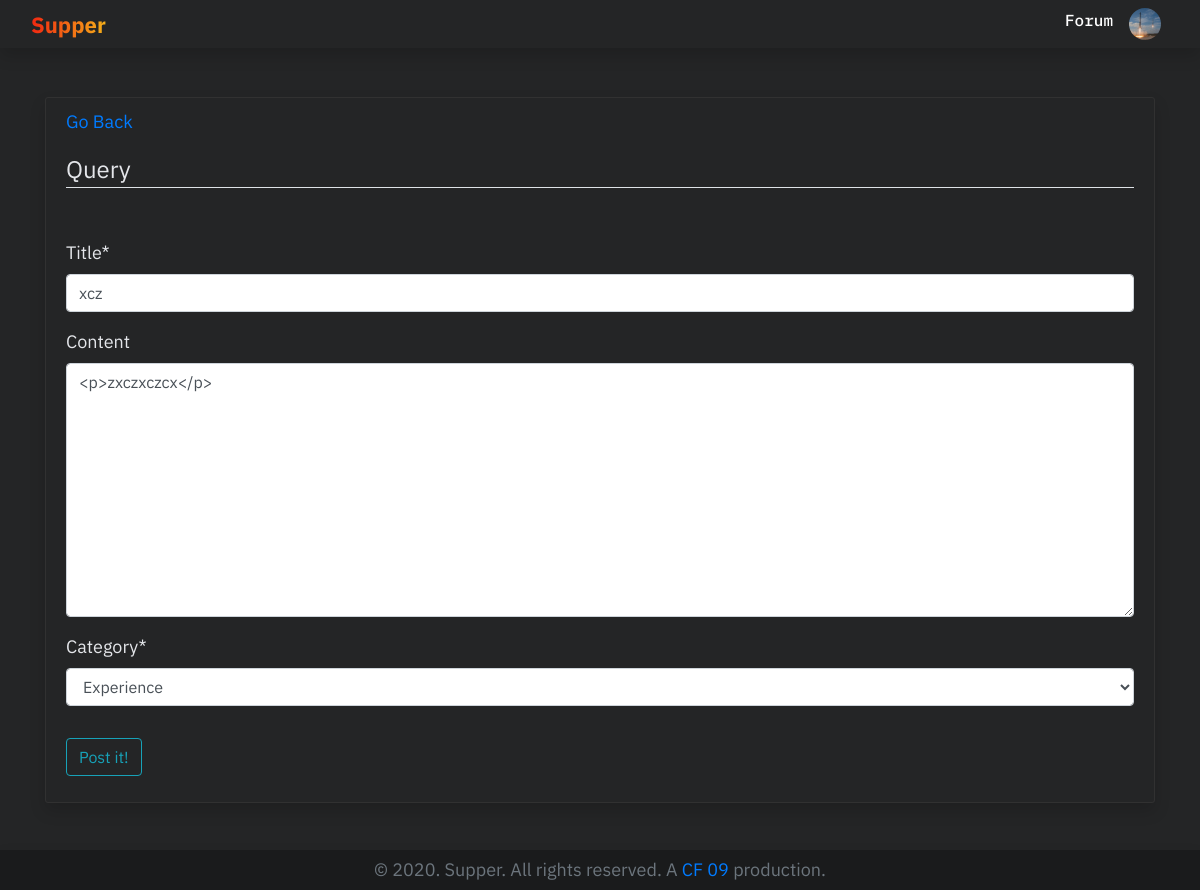
The app's page /forum/query/xcz/update/ (signed in) with its own data.
### users/models.py (models this page shows, shortened)
class Profile(models.Model):
    user = models.OneToOneField(User, on_delete=models.CASCADE)
    image = models.ImageField(null=True,
                              blank=True,
                              default='default.jpg',
                              upload_to='profile_pics/',
                              validators=[validate_image_file_extension])
    about = models.CharField(null=True, blank=True, max_length=200)
    points = models.IntegerField(default=0)
    followers = models.ManyToManyField(User,
                                       default=None,
                                       blank=True,
                                       related_name="profile_followers")
    slug = models.SlugField(null=True, unique=True, max_length=256)

### forum/models.py (models this page shows, shortened)
class Query(models.Model):
    CATEGORY = [('Experience', 'Experience'),
                ('Post Covid Issues', 'Post Covid Issues'),
                ('Mental Health', 'Mental Health'),
                ('Physical Health', 'Physical Health')]
    title = models.CharField(max_length=240)
    user = models.ForeignKey(get_user_model(),
                             null=True,
                             on_delete=models.SET_NULL)
    content = RichTextField(null=True, blank=True)
    likes = models.ManyToManyField(User,
                                   default=None,
                                   blank=True,
                                   related_name="query_likes")
    category = models.CharField(
        max_length=30, choices=CATEGORY, default='Experience')
    created = models.DateTimeField(auto_now_add=True)
    last_modified = models.DateTimeField(auto_now=True)
    slug = models.SlugField(null=True, unique=True, max_length=256)

### forum/views.py (the view, shortened to what this page needs)
class QueryUpdateView(LoginRequiredMixin, UserPassesTestMixin, PageTitleMixin,
                      generic.UpdateView):
    model = Query
    fields = ['title', 'content', 'category']
    title = 'Edit Query'
    def test_func(self):
        query = self.get_object()
        if self.request.user == query.user:
            return True

### support/mixins.py (called while the page is built)
    def get_page_title(self, context):
        return getattr(self, "title", "Default Page Title")

    def get_context_data(self, **kwargs):
        context = super().get_context_data(**kwargs)
        context["title"] = self.get_page_title(context)
        return context

### forum/templates/forum/query_form.html (shortened to what this page needs)
{% extends "forum/base.html" %}
{% load crispy_forms_tags %}
{% block content %}
<div class="content-section shadow">
    <p><a href="{%url 'forum:list'%}">Go Back</a></p>
    <form method="POST" autocomplete="off" enctype="multipart/form-data">
        <fieldset class="form-group">
            <legend class="border-bottom mb-4">Query</legend>
            <br>
            {{ form|crispy }}
        </fieldset>
        <div class="form-group">
            <button class="btn btn-outline-info" type="submit">Post it!</button>
        </div>
    </form>
</div>
{% endblock content %}

### forum/templates/forum/base.html (shortened to what this page needs)
{%load static%}
<!DOCTYPE html>
<html lang="en">
<head>
    <link rel="stylesheet" href="https://cdn.jsdelivr.net/gh/konpa/devicon@master/devicon.min.css" />
    <link rel="stylesheet" href="https://cdnjs.cloudflare.com/ajax/libs/font-awesome/4.7.0/css/font-awesome.min.css" />
    <link rel="stylesheet" href="https://stackpath.bootstrapcdn.com/bootstrap/4.5.0/css/bootstrap.min.css"
 />
    <link rel="stylesheet" type="text/css" href="{%static 'forum/style.css'%}" />
</head>
<body>
    <header class="site-header">
        <nav class="navbar navbar-expand-lg py-0 navbar-dark fixed-top shadow the-blur">
            <div class="container-fluid">
                <a class="navbar-brand mr-3" style="
              font-weight: bolder;
              font-size: 22px;
              background: linear-gradient(to right, #f12711, #f5af19);
              -webkit-background-clip: text;
              background-clip: text;
              -webkit-text-fill-color: transparent;
            " href="{%url 'forum:home'%}">Supper</a>
                <div class="collapse navbar-collapse" id="navbarToggle">
                    <div class="collapse navbar-collapse" id="navbarToggle">
                        <ul class="navbar-nav ml-auto">
                            <li class="nav-item">
                                <a class="nav-link" href="{%url 'forum:list'%}">Forum</a>
                            </li>
                            <li class="nav-item dropdown">
                                {%if user.is_authenticated%}
                                <a class="nav-link" href="#" id="navbarDropdown" role="button" data-toggle="dropdown">
                                    <img class="rounded-circle profile-img img-fluid" src="{{user.profile.image.url }}"
                                        alt="Profile Picture" />
                                </a>
                                    {%else%}
                                    <a class="nav-link" href="{%url 'login'%}">Login 🚀</a>
                                    {%endif%}
                            </li>
                        </ul>
                    </div>
                </div>
            </div>
        </nav>
    </header>
    <div role="main" class="container">
        <div class="row">
            <div class="col-md-12">
                 {% block content %}{% endblock %}
            </div>
        </div>
    </div>
    <br>
    <footer class="footer shadow">
        <div class="container">
            <center> <span class="text-muted">&#169;
                    2020. Supper. All rights reserved. A
                    <a target="_blank" href="https://github.com/arthtyagi/comfest-20" rel="noopener">CF 09</a>
                    production. </span>
            </center>
        </div>
    </footer>
</body>
</html>

### forum/static/forum/style.css (style rules this page uses)
html { position: relative; min-height: 100%; }
body { background: rgb(36, 37, 38); font-weight: 400; font-size: 18px; color: rgb(228, 230, 234); margin-top: 2.5rem; margin-bottom: 2.5rem; overflow-y: scroll; font-family: "IBM Plex Sans", sans-serif; padding-top: 30px; word-wrap: break-word; }
ul { margin: 0; word-wrap: break-word; }
.site-header .navbar-nav .nav-link { color: #ffffff; font-family: "IBM Plex Mono", monospace; font-size: 16px; font-weight: 500; }
.content-section { background-image: repeat 0 0; padding: 10px 20px; color: rgb(228, 230, 234); border: 1px solid #313131; border-radius: 3px; margin-bottom: 20px; word-wrap: break-word; }
.shadow { box-shadow: 5px 10px 18px #888888; }
.profile-img { height: 32px; width: 32px; }
.footer { position: absolute; bottom: 0; width: 100%; height: 40px; line-height: 40px; background: rgb(26, 27, 28); }
p { display: flexbox; margin-inline-start: 0px; margin-inline-end: 0px; }

### records on screen
Query: title "xcz", content "<p>zxczxczcx</p>", category "Experience"
